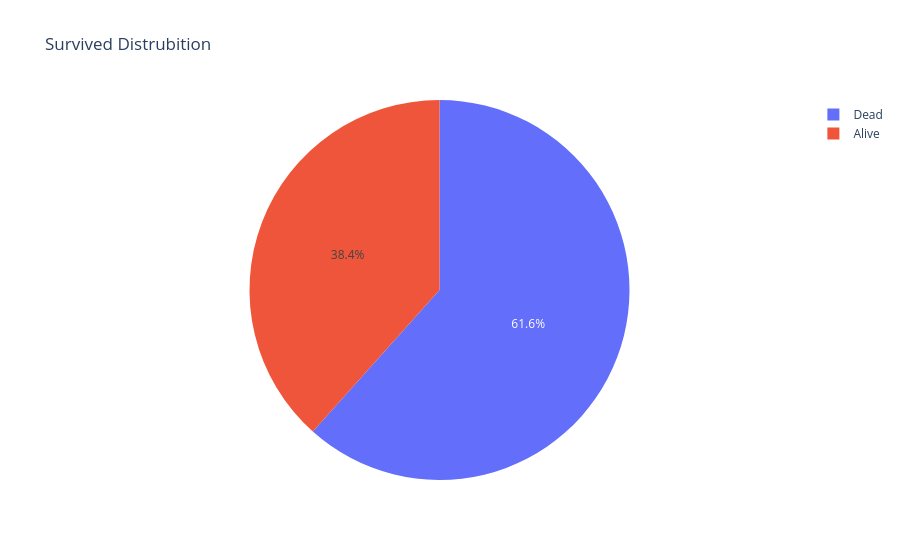

Here is the notebook cell this chart was saved with:
### Code cell
trace=go.Pie(labels=['Dead','Alive'],
             values=[549,342])
layout=go.Layout(title='Survived Distrubition')
fig=go.Figure(data=trace,layout=layout)
fig.show()

### Figure 1 — Plotly figure (JSON) as saved in the notebook; plotly's stock layout.template omitted (floating-point values rounded to 4 significant figures)
{"data": [{"labels": ["Dead", "Alive"], "type": "pie", "values": [549, 342]}], "layout": {"title": {"text": "Survived Distrubition"}}}
